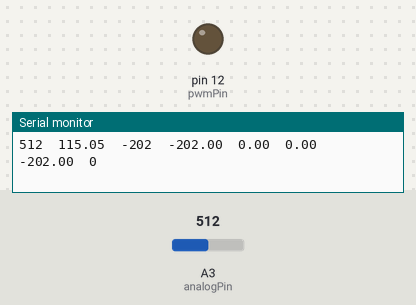
Bench run of a sketch on a simulated Arduino Uno, built with avr-gcc and run on an emulated ATmega328P. On the bench: output pins drawn as LEDs (lit = HIGH), the last lines printed to the serial monitor. The test bench sets the inputs (shaded band); at power-on: A3 (analogPin) = 512.

Above: at 1.2 s.
1.3 s: A3 (analogPin) set to 306
At 1.9 s:
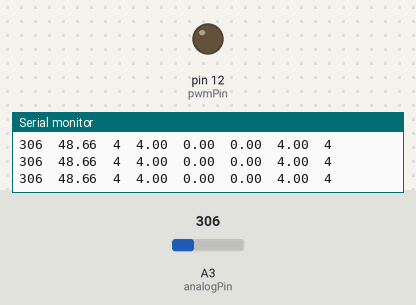
2.9 s: A3 (analogPin) set to 192
At 3.3 s:
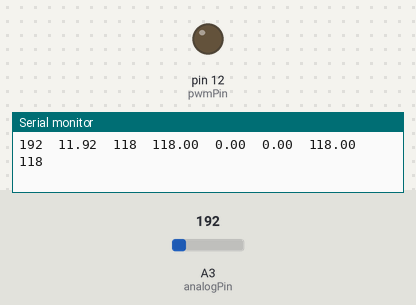
4.5 s: A3 (analogPin) set to 168
At 5.9 s:
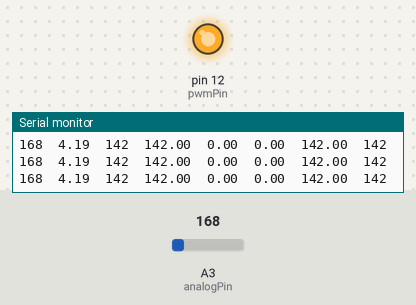
7.5 s: A3 (analogPin) set to 320
At 8.8 s:
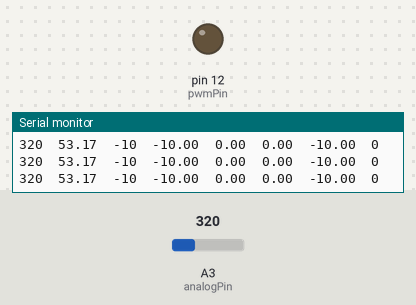
Timing chart, 0 to 10.5 s (numbered marks = the images above; inputs shaded):
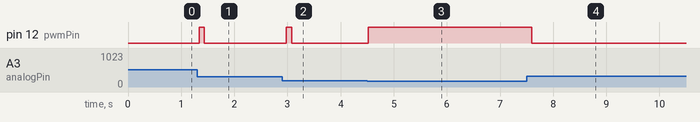

The sketch:

PID_controller_may09a.ino
```cpp
int analogPin = 3;     // MCP 9700 Temperature Sensor 10mV/C, V(0) = 500mV
int pwmPin = 12;    // PWM drive / LED output pin
                       // outside leads to ground and +5V

int adc_fs = 1024;
int adc_voq = 155;

int val = 0;           // variable to store the value read
float temp_c = 0;

int setpoint = 310;
int error = 0;
int lasterror = 0;

float deltaT = 0.1;
float Ppart, Ipart, Dpart, out;
float kp = 1;
float ki = 0; // 0.01;
float kd = 0.1;

float maxout = 10000;
float minout = -10000;

int duty_cycle;

void setup()

{

  Serial.begin(9600);          //  setup serial

}


void loop()

{

  val = analogRead(analogPin);    // read the input pin
  temp_c = (val - 155 ) / 3.10303;

  error = setpoint - val;
  Ppart = error * kp;

  if ((Ppart >0 && out <maxout )||(Ppart < 0 && out >minout ))/**antiwindup condition**/
    Ipart= Ipart + ki*error*deltaT;

  Dpart= (kd *(error - lasterror ))/deltaT;

  out = Ppart+Ipart+Dpart; //total output
  lasterror = error;

  duty_cycle = int(out);

  if(duty_cycle > 255)
    duty_cycle = 255;
  else if ( duty_cycle < 0)
    duty_cycle = 0;

  analogWrite(pwmPin, duty_cycle);


  Serial.print(val);             // debug value
  Serial.print("\t");
  Serial.print(temp_c);
  Serial.print("\t");
  Serial.print(error);
  Serial.print("\t");
  Serial.print(Ppart);
  Serial.print("\t");
  Serial.print(Ipart);
  Serial.print("\t");
  Serial.print(Dpart);
  Serial.print("\t");
  Serial.print(out);
  Serial.print("\t");
  Serial.print(duty_cycle);
  Serial.print("\n");

  delay(100);


}
```

Measured:
- the behaviour switches between 183 and 182 on A3 (analogPin) (found by bisection; images 2 and 3)
- after the input at 1.3 s, pin 12 (pwmPin): LOW → HIGH at once, → LOW 0.10 s later
- after the input at 2.9 s, pin 12 (pwmPin): LOW → HIGH after 0.07 s, → LOW 0.10 s later
- after the input at 4.5 s, pin 12 (pwmPin): LOW → HIGH at once
- after the input at 7.5 s, pin 12 (pwmPin): HIGH → LOW after 0.10 s
